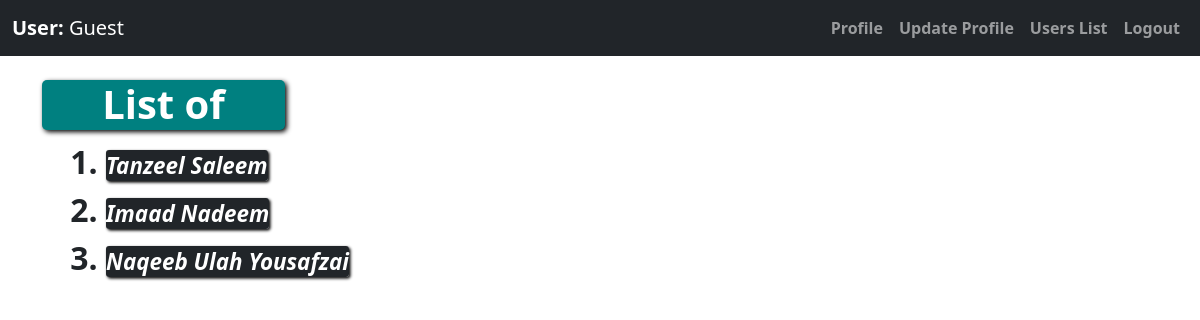
Screenshot of /Show_Users.php with the database file from the repository.
### tables this page shows
CREATE TABLE `users` (
  `ID` int(11) NOT NULL,
  `fname` varchar(12) NOT NULL,
  `lname` varchar(12) NOT NULL,
  `age` varchar(2) NOT NULL,
  `mobile` varchar(11) NOT NULL,
  `email` varchar(30) NOT NULL,
  `department` varchar(30) NOT NULL,
  `uni` varchar(30) NOT NULL,
  `mats1` varchar(10) NOT NULL,
  `mats2` varchar(10) NOT NULL,
  `mats3` varchar(10) NOT NULL,
  `mats1_g` varchar(2) NOT NULL,
  `mats2_g` varchar(2) NOT NULL,
  `mats3_g` varchar(2) NOT NULL,
  `inters1` varchar(10) NOT NULL,
  `inters2` varchar(10) NOT NULL,
  `inters3` varchar(10) NOT NULL,
  `inters1_g` varchar(2) NOT NULL,
  `inters2_g` varchar(2) NOT NULL,
  `inters3_g` varchar(2) NOT NULL,
  `bachs1` varchar(15) NOT NULL,
  `bachs2` varchar(15) NOT NULL,
  `bachs3` varchar(15) NOT NULL,
  `bachs1_g` varchar(2) NOT NULL,
  `bachs2_g` varchar(2) NOT NULL,
  `bachs3_g` varchar(2) NOT NULL,
  `experience` varchar(100) NOT NULL,
  `award` varchar(100) NOT NULL,
  `s1_name` varchar(20) NOT NULL,
  `s1_year` varchar(2) NOT NULL,
  `s1_desc` varchar(40) NOT NULL,
  `s2_name` varchar(20) NOT NULL,
  `s2_year` varchar(2) NOT NULL,
  `s2_desc` varchar(40) NOT NULL,
  `s3_name` varchar(20) NOT NULL,
  `s3_year` varchar(2) NOT NULL,
  `s3_desc` varchar(40) NOT NULL,
  `profile` varchar(150) NOT NULL,
  `objective` varchar(150) NOT NULL,
  `lang1` varchar(10) NOT NULL,
  `lang2` varchar(10) NOT NULL,
  `lang3` varchar(10) NOT NULL,
  `hobby1` varchar(10) NOT NULL,
  `hobby2` varchar(10) NOT NULL,
  `hobby3` varchar(10) NOT NULL,
  `ref_name` varchar(20) NOT NULL,
  `ref_cont` varchar(11) NOT NULL,
  `ref_add` varchar(30) NOT NULL
);

### Show_Users.php (the view, shortened to what this page needs)
<?php
    include_once('Header_file.php');
    $conn_str = DB_SYS.':host='.DB_HOST.';dbname='.DB_NAME;
    try {
        $pdo = new PDO($conn_str,DB_USER,DB_PASS);
?><!DOCTYPE html>
<html>
    <head>
    </head>
    <body>
        <div class="container">
            <div class="Header">
                <br>
                <h1 class = "heading"><b>List of Users<b></h1>
            </div>
            <div class="Main">
                <ul>
            <?php
            $sql = 'SELECT * FROM users';
            $users = $pdo->query($sql);
            echo "<ol>";
            while ($user = $users->fetch()) {
                echo "<li class='l_font'><a href = 'User_Details.php?ID=".$user['ID']."' class='anch'><i>".$user['fname']." ".$user['lname']."</i></a></li>";
            }
            echo "</ol>";
    } catch (PDOException $e) {
             die('Server Error');
        }
?>
                </ul>
            </div>
        </div>
    </body>
</html>

### header.css (style rules this page uses)
.anch { background-color: #212529; color: white; font-size: 0.9rem; border-radius: 3px; text-decoration: none; font-weight: bold; box-shadow: 1.5px 1.5px 3px black; width: 30px; text-align: center; }
.l_font { font-size: 2rem; font-weight: bold; }
.heading { background-color: teal; box-shadow: 2px 2px 5px black; color: white; width: 243px; height: 50px; font-size: 2.5rem; border-radius: 5px; text-align: center; }
@media all and (min-width: 500px) { .anch { font-size: 0.8rem; } }
@media all and (min-width: 600px) { .anch { font-size: 0.9rem; } }
@media all and (min-width: 750px) { .anch { font-size: 1.05rem; } }
@media all and (min-width: 850px) { .anch { font-size: 1.15rem; } }
@media all and (min-width: 950px) { .anch { font-size: 1.25rem; } }
@media all and (min-width: 1150px) { .anch { font-size: 1.4rem; } }

### rows the page displays
users: fname "Tanzeel", lname "Saleem"
users: fname "Imaad", lname "Nadeem"
users: fname "Naqeeb Ulah", lname "Yousafzai"
